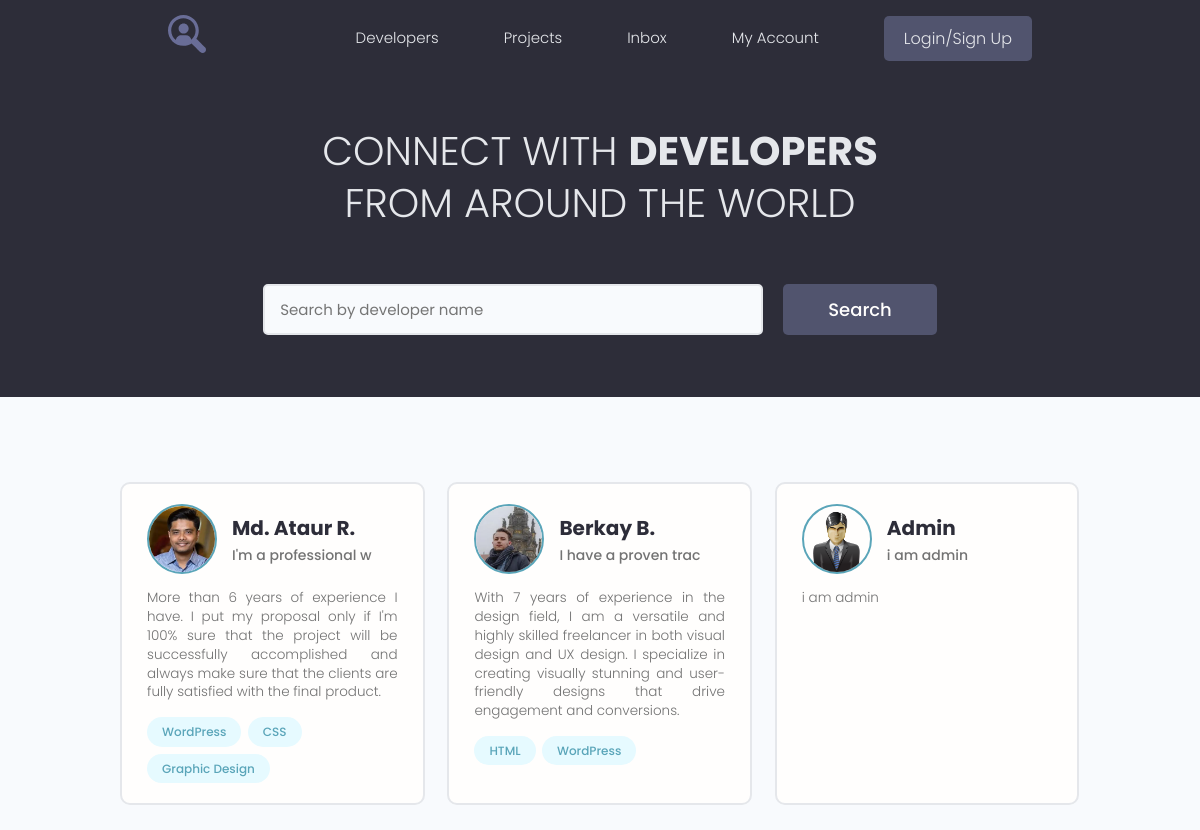
Before: / with the older database file.
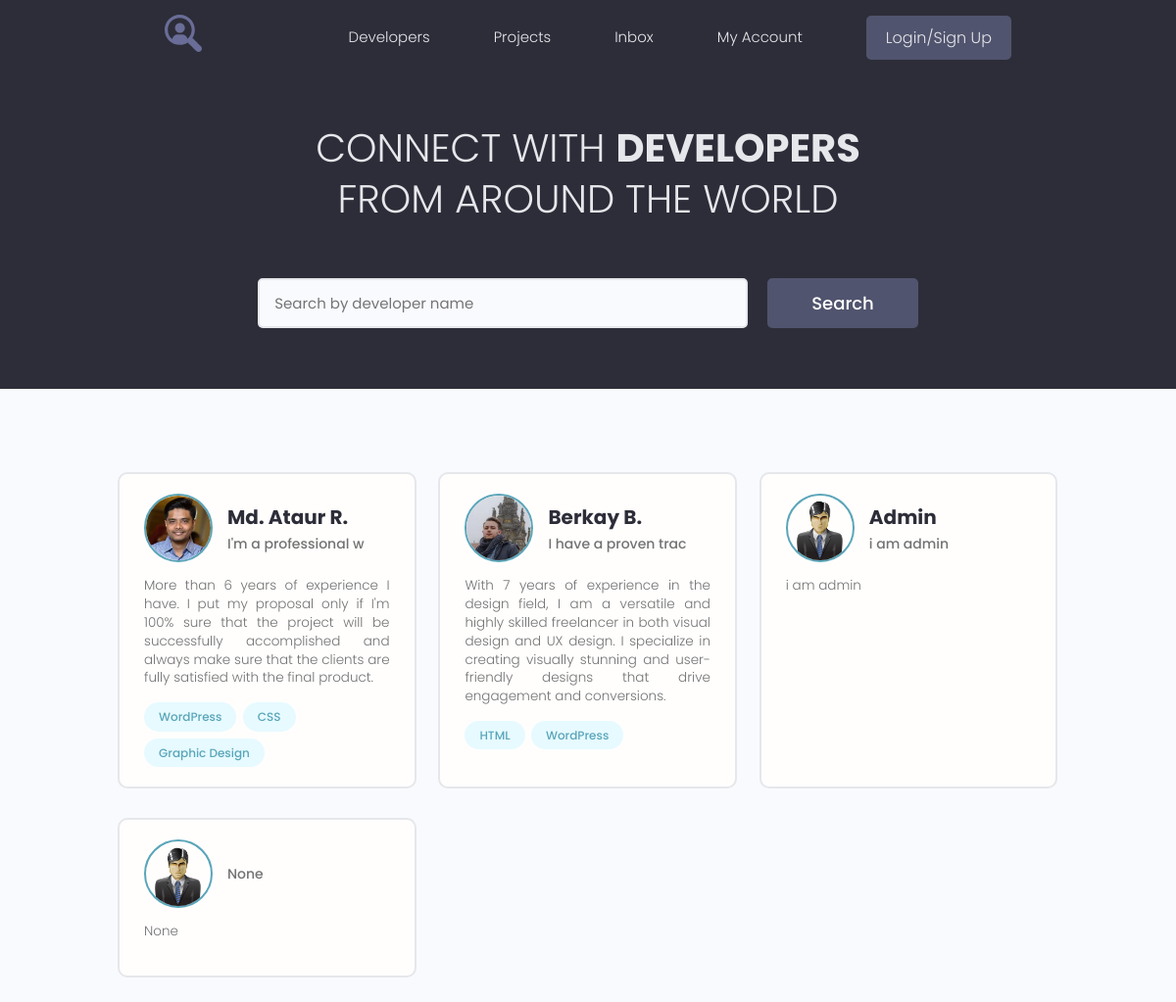
After: the same page with the newer database file.
### users/models.py (models this page shows, shortened)
class Profile(models.Model):
    user = models.OneToOneField(User, on_delete=models.CASCADE, null=True, blank=True)
    name = models.CharField(max_length=200, blank=True, null=True)
    email = models.EmailField(max_length=200, blank=True, null=True)
    username = models.CharField(max_length=200, blank=True, null=True)
    short_info = models.CharField(max_length=200, blank=True, null=True)
    bio = models.TextField(blank=True, null=True)
    profile_image = models.ImageField(upload_to='profiles/', default='profiles/user-default.png')
    social_github = models.CharField(max_length=200, blank=True, null=True)
    social_youtube = models.CharField(max_length=200, blank=True, null=True)
    social_website = models.CharField(max_length=200, blank=True, null=True)
    created = models.DateTimeField(auto_now_add=True)

class Skill(models.Model):
    owner = models.ForeignKey(Profile, on_delete=models.CASCADE, blank=True, null=True)
    name = models.CharField(max_length=200, blank=True, null=True)
    description = models.TextField(blank=True, null=True)
    created = models.DateTimeField(auto_now_add=True)
    def __str__(self):
        return self.name

### users/views.py (the view)
# urls.py: path('', profiles, name='profiles'),
def profiles(request):
    profiles_ = Profile.objects.all()
    context = {
        'profiles': profiles_
    }
    return render(request, 'users/index.html', context=context)

### users/templates/users/index.html (shortened to what this page needs)
{% extends 'projects/base.html' %}
{% block content %}
  <main class="home">
    <section class="hero-section text-center">
      <div class="container container--narrow">
        <div class="hero-section__box">
          <h2>CONNECT WITH <span>DEVELOPERS</span></h2>
          <h2>FROM AROUND THE WORLD</h2>
        </div>
        <div class="hero-section__search">
          <form class="form" action="#" method="get">
            <div class="form__field">
              <input class="input input--text" id="formInput#search" type="text" name="text"
                placeholder="Search by developer name" />
            </div>
            <input class="btn btn--sub btn--lg" type="submit" value="Search" />
          </form>
        </div>
      </div>
    </section>
    <section class="devlist">
      <div class="container">
        <div class="grid grid--three">
          {% for profile in profiles %}
            <div class="column card">
            <div class="dev">
              <a href="{% url 'user_profile' profile.id %}" class="card__body">
                <div class="dev__profile">
                  <img class="avatar avatar--md" src="{{ profile.profile_image.url }}" alt="image" />
                  <div class="dev__meta">
                    <h3>{{ profile.name }}</h3>
                    <h5>{{ profile.short_info|slice:'20' }}</h5>
                  </div>
                </div>
                <p class="dev__info">
                  {{ profile.bio }}
                </p>
                <div class="dev__skills">
                  {% for skill in profile.skill_set.all %}
                    <span class="tag tag--pill tag--main">
                    <small>{{ skill }}</small>
                  </span>
                  {% endfor %}
                </div>
              </a>
            </div>
          </div>
          {% endfor %}
        </div>
      </div>
    </section>
  </main>
{% endblock %}

Changed rows visible on the page:
added Profile: profile_image (placeholder picture), short_info "None", bio "None"
